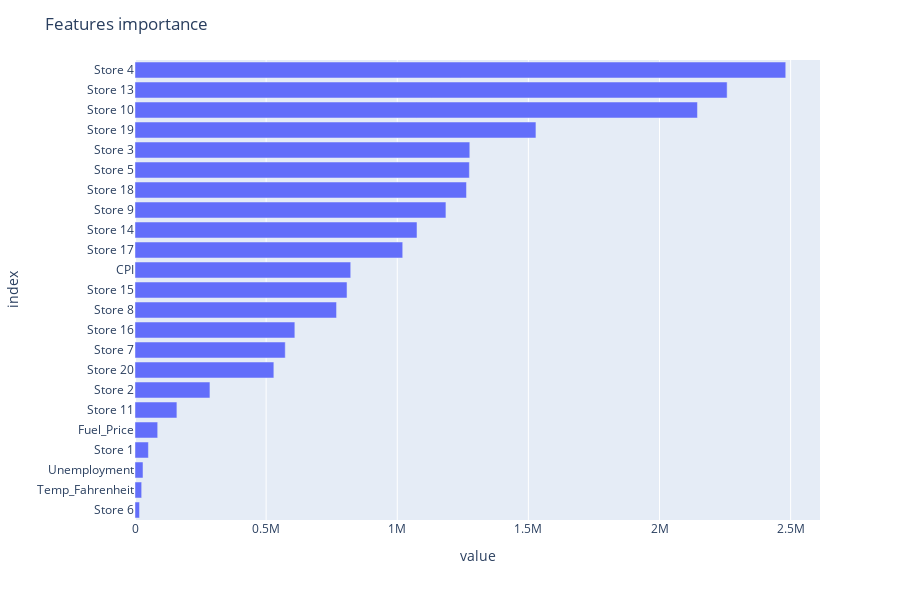

The code cell stored with this chart in its notebook:
### Code cell
# Visualizing features importances with a plotly horizontal graph 
# ---------------------------------------------------------------------------------------------------------------------------
fig = px.bar(walmart_feature_importance, orientation = 'h')
fig.update_layout(title="Features importance", showlegend=False, margin = {'l': 120}, autosize=False, 
                  width=900, height=600) 
fig.show()

### Figure 1 — Plotly figure (JSON) as saved in the notebook; plotly's stock layout.template omitted (floating-point values rounded to 4 significant figures)
{"data": [{"alignmentgroup": "True", "hovertemplate": "variable=Walmart Coefficients<br>value=%{x}<br>index=%{y}<extra></extra>", "legendgroup": "Walmart Coefficients", "marker": {"color": "#636efa", "pattern": {"shape": ""}}, "name": "Walmart Coefficients", "offsetgroup": "Walmart Coefficients", "orientation": "h", "showlegend": true, "textposition": "auto", "type": "bar", "x": [17280.0, 25430.0, 30540.0, 51140.0, 86520.0, 159800.0, 285700.0, 529500.0, 572900.0, 609500.0, 768500.0, 808500.0, 822600.0, 1021000.0, 1075000.0, 1186000.0, 1264000.0, 1275000.0, 1277000.0, 1529000.0, 2145000.0, 2258000.0, 2481000.0], "xaxis": "x", "y": ["Store 6", "Temp_Fahrenheit", "Unemployment", "Store 1", "Fuel_Price", "Store 11", "Store 2", "Store 20", "Store 7", "Store 16", "Store 8", "Store 15", "CPI", "Store 17", "Store 14", "Store 9", "Store 18", "Store 5", "Store 3", "Store 19", "Store 10", "Store 13", "Store 4"], "yaxis": "y"}], "layout": {"autosize": false, "barmode": "relative", "height": 600, "legend": {"title": {"text": "variable"}, "tracegroupgap": 0}, "margin": {"l": 120, "t": 60}, "showlegend": false, "title": {"text": "Features importance"}, "width": 900, "xaxis": {"anchor": "y", "domain": [0, 1], "title": {"text": "value"}}, "yaxis": {"anchor": "x", "domain": [0, 1], "title": {"text": "index"}}}}
